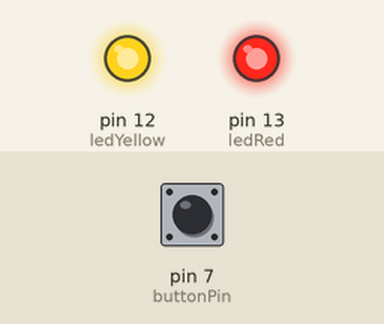
A sketch run on a simulated Arduino Uno, built with avr-gcc and run on an emulated ATmega328P. Shown: output pins drawn as LEDs (lit = HIGH). The inputs (shaded band) are chosen by the test bench; at power-on: pin 7 (buttonPin) LOW.

Above: at 0.1 s.
Timing chart, 0 to 1.6 s (numbered marks = the images above):
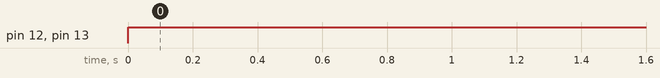

Measured:
- by itself, pin 12 (ledYellow), pin 13 (ledRed): LOW → HIGH at 0.00 s

The sketch:

Theodora.ino
```cpp
int buttonPin=7;
int ledRed=13;
int ledYellow=12;


void setup() {
  // put your setup code here, to run once:
  pinMode(buttonPin,INPUT);
  pinMode(ledRed,OUTPUT);
  pinMode(ledYellow,OUTPUT);

}

void loop() {
  // put your main code here, to run repeatedly:
  int buttonPressed;
  buttonPressed = digitalRead(buttonPin);
  if (buttonPressed==1);
  digitalWrite(ledRed, HIGH);
  digitalWrite(ledYellow,HIGH);


}
```
